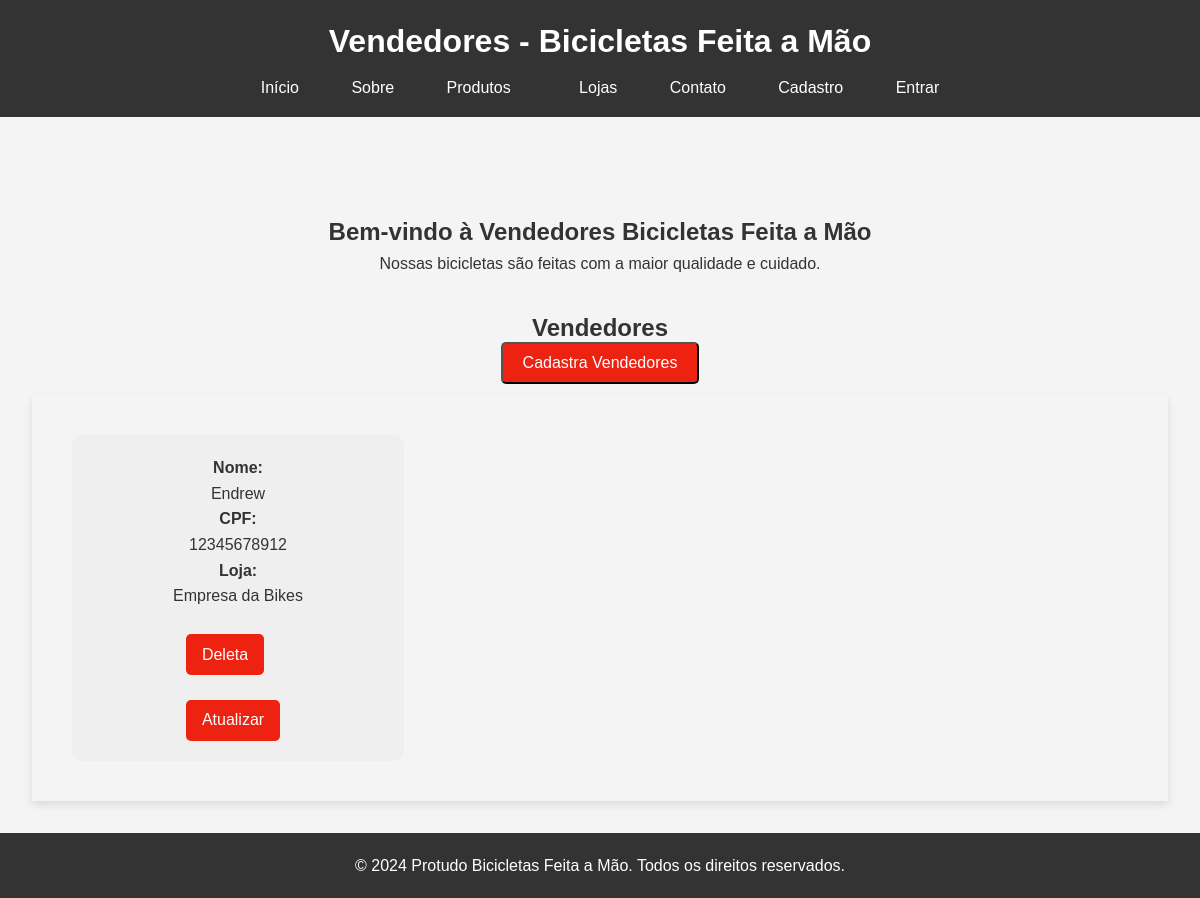
Page /vendedores/ on the committed database.
### bikcraft/models.py (models this page shows, shortened)
class Pessoas(models.Model):
    nome = models.CharField(max_length=100, verbose_name='Nome')
    cpf  = models.CharField(max_length=11, verbose_name='CPF')
    opcao_lojas = models.ForeignKey(Lojas, on_delete=models.CASCADE, verbose_name='Lojas')

class Lojas(models.Model):
    nome = models.CharField(max_length=30, verbose_name='Nome da Loja')
    produtos = models.ManyToManyField(Bike, verbose_name='Produtos')
    cnpj = models.CharField(max_length=14, verbose_name='CNPJ')
    detalhe = models.TextField(blank=True, null=True, verbose_name='Descrição')
    def __str__(self):
        return self.nome

### bikcraft/views.py (the view)
# urls.py: path('vendedores/', views.ListVendedoresView.as_view(), name='pagina-vendedores'),
class ListVendedoresView(ListView):
    model = Pessoas
    template_name = 'vendedores.html'
    context_object_name = 'vendedores'

### bikcraft/templates/vendedores.html (shortened to what this page needs)
{% load static %}
<!DOCTYPE html>
<html lang="pt-BR">
<head>
    <link rel="stylesheet" href="{% static 'base/css/vendedores.css' %}">
</head>
<body>
    <header>
        <h1>Vendedores - Bicicletas Feita a Mão</h1>
        <nav>
            <ul>
                <li><a href='{% url "pagina-inicial" %}'>Início</a></li>
                <li><a href="{% url 'pagina-sobre' %}">Sobre</a></li>
                <li><a href='{% url "pagina-produtos" %}'>Produtos</a><li>
                <li><a href='{% url "pagina-loja" %}'>Lojas</a></li>
                <li><a href="{% url 'pagina-contados' %}">Contato</a></li>
                <li><a href='{% url "cadastra-usuario" %}'>Cadastro</a></li>
                {% if request.user.is_authenticated %}
                <li><a href='{% url "sair" %}'>Sair</a></li>
                {% else %}
                <li><a href='{% url "acessar" %}'>Entrar</a></li>
                {% endif %}
            </ul>
        </nav>
    </header>
    <main>
        <section id="home">
            <h2><center>Bem-vindo à Vendedores Bicicletas Feita a Mão</center></h2>
            <p><center>Nossas bicicletas são feitas com a maior qualidade e cuidado.</center></p>
        </section>
        <h2><center>Vendedores</center></h2>
        <div class="button-cadastra">
            <a href='{% url "cadastra-pessoas" %}'><button>Cadastra Vendedores</button></a>
        </div>
        <section id="products">
            {% for vendedor in vendedores %}
                <div class='product-card'>
                    <h4>Nome:</h4>
                    <p>{{vendedor.nome}}</p>
                    <h4>CPF:</h4>
                    <p>{{vendedor.cpf}}</p>
                    <h4>Loja:</h4>
                    <p>{{vendedor.opcao_lojas}}</p><br>
                    <div class="button-container">
                        <form method='POST' action = '{% url "deleta-pessoas" vendedor.id%}'>
                            <button type="submit">Deleta</button>
                        </form><br>
                        <a id='atualizado' href="{% url 'pessoas-atualiza' vendedor.id %}"><button>Atualizar</button></a>
                    </div>
                </div>
            {% endfor %}
        </section>
    </main>
    <footer>
        <p>&copy; 2024 Protudo Bicicletas Feita a Mão. Todos os direitos reservados.</p>
    </footer>
</body>
</html>

### templates/static/base/css/vendedores.css (style rules this page uses)
* { margin: 0; padding: 0; box-sizing: border-box; }
body { font-family: Arial, sans-serif; line-height: 1.6; background-color: #f4f4f4; color: #333; }
#home { text-align: center; margin: 4rem; }
header { background: #333; color: #fff; padding: 1rem 0; text-align: center; }
header h1 { margin-bottom: 0.5rem; }
nav ul { list-style: none; }
nav ul li { display: inline; margin: 0 0.5rem; }
nav ul li a { color: #fff; text-decoration: none; padding: 0.5rem 1rem; }
main { padding: 2rem; }
section#home { margin-bottom: 2rem; }
section#products { display: grid; grid-template-columns: repeat(3, 1fr); gap: 30px; padding: 40px; box-shadow: 0 4px 8px rgba(0, 0, 0, 0.1); }
.product-card { background: #efefef; grid-template-columns: 1fr; border-radius: 10px; padding: 20px 0px; justify-items: center; display: grid; }
h4 { text-align: center; }
p { text-align: center; }
.button-cadastra { display: flex; justify-content: center; align-items: center; height: 6vh; }
.button-cadastra button { padding: 10px 20px; font-size: 16px; cursor: pointer; background-color: #e21; color: #fff; border-radius: 5px; margin-bottom: 1rem; }
.button-container button { display: inline-block; margin-right: 10px; font-size: 16px; cursor: pointer; background: #e21; color: #fff; padding: 0.7rem 1.0rem; border: none; border-radius: 5px; }
footer { background: #333; color: #fff; text-align: center; padding: 20px 0; }
footer p { margin: 0; }

### rows in the picture
Pessoas: nome "Endrew", cpf "12345678912", opcao_lojas "Empresa da Bikes"
